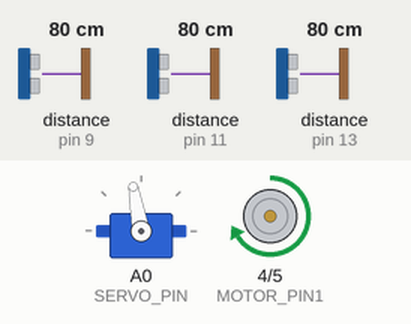
The sketch below on a simulated Arduino Uno, built with avr-gcc and run on an emulated ATmega328P. Shown: servo, motor-driver pin pairs drawn as motors (green arrow = first pin HIGH = forward, orange = second pin HIGH = backward, longer = more drive, scaled by the enable pin). Wiring (inferred from the names in the program): 3 × ultrasonic range finder: trigger pin 8, echo pin 9 / trigger pin 10, echo pin 11 / trigger pin 12, echo pin 13. Inputs (shaded band) come from the test bench; at power-on: distance to the obstacle (sensors on pin 9, pin 11, pin 13) 80 cm. The echo pulse lasts 58.3 µs per cm.

Above: at 1.2 s.
1.3 s: distance to the obstacle (sensor on pin 9) set to 66 cm
2.8 s: distance to the obstacle (sensor on pin 9) set to 58 cm
At 3.6 s:
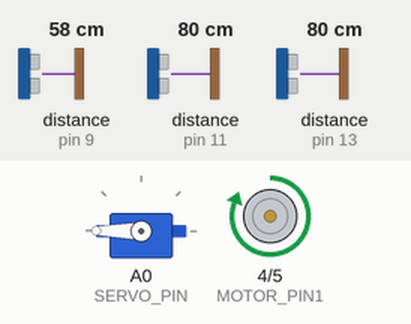
4.3 s: distance to the obstacle (sensor on pin 11) set to 75 cm
At 5.6 s:
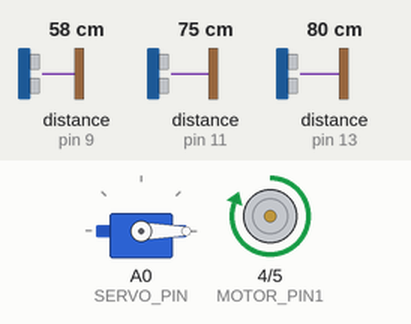
6.3 s: distance to the obstacle (sensor on pin 11) set to 120 cm
At 7.7 s:
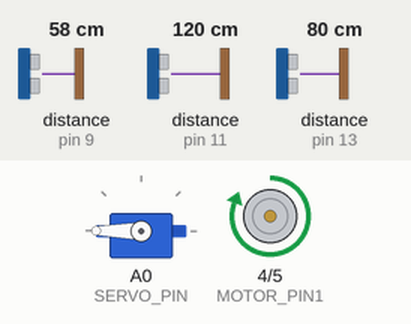
8.3 s: distance to the obstacle (sensor on pin 11) set to 2 cm
At 9.6 s:
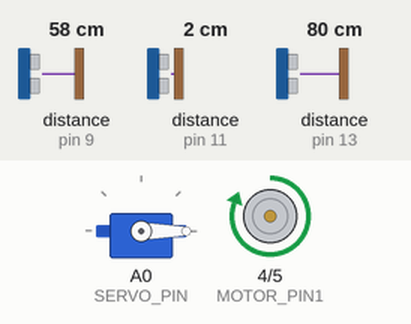
Timing chart, 0 to 11.3 s (numbered marks = the images above; inputs shaded):
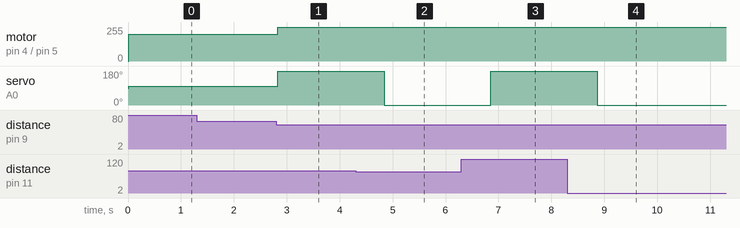

Measured:
- the behaviour switches between 62 and 61 cm on distance to the obstacle (sensor on pin 9) (found by bisection; images 0 and 1)
- the behaviour switches between 79 and 78 cm on distance to the obstacle (sensor on pin 11) (found by bisection; images 1 and 2)
- after the input at 1.3 s, every drawn part: stays the same
- after the input at 2.8 s, motor on pin 4 (MOTOR_PIN1) / pin 5 (MOTOR_PIN2): forward 200/255 → forward 255/255 at once; servo on A0 (SERVO_PIN): 100° → 180° at once
- after the input at 4.3 s, servo on A0 (SERVO_PIN): 180° → 0° after 0.54 s
- after the input at 6.3 s, servo on A0 (SERVO_PIN): 0° → 180° after 0.56 s
- after the input at 8.3 s, servo on A0 (SERVO_PIN): 180° → 0° after 0.57 s

The sketch:

yellowMotorEncoder_3sensors.ino
```cpp
#include <Servo.h>

const int TRIGGER_PIN_FRONT = 8;  // Front sonar sensor trigger pin
const int ECHO_PIN_FRONT = 9;     // Front sonar sensor echo pin

const int TRIGGER_PIN_LEFT = 10;  // Left sonar sensor trigger pin
const int ECHO_PIN_LEFT = 11;     // Left sonar sensor echo pin

const int TRIGGER_PIN_RIGHT = 12;  // Right sonar sensor trigger pin
const int ECHO_PIN_RIGHT = 13;     // Right sonar sensor echo pin

const int MAX_DISTANCE = 200; // Maximum distance to detect obstacles (in cm)

const int SERVO_PIN = A0;   // Servo motor control pin

const int MOTOR_PIN1 = 4; // Motor control pin 1
const int MOTOR_PIN2 = 5; // Motor control pin 2
const int enA = 6;

Servo steeringServo;

const int forwardSpeed = 200; // Adjust this value for the desired forward speed
const int turnSpeed = 255;     // Adjust this value for the desired turn speed

const unsigned long timeToStop = 300000; // 5 minutes in milliseconds

unsigned long startTime;

void setup() {
  Serial.begin(9600);
  steeringServo.attach(SERVO_PIN);
  // Motor
  pinMode(MOTOR_PIN1, OUTPUT);
  pinMode(MOTOR_PIN2, OUTPUT);
  pinMode(enA, OUTPUT);
  // Sonar Sensors
  pinMode(TRIGGER_PIN_FRONT, OUTPUT);
  pinMode(ECHO_PIN_FRONT, INPUT);
  pinMode(TRIGGER_PIN_LEFT, OUTPUT);
  pinMode(ECHO_PIN_LEFT, INPUT);
  pinMode(TRIGGER_PIN_RIGHT, OUTPUT);
  pinMode(ECHO_PIN_RIGHT, INPUT);

  // Record the start time
  startTime = millis();
}

int getDistance(int triggerPin, int echoPin) {
  digitalWrite(triggerPin, LOW);
  delayMicroseconds(1);
  digitalWrite(triggerPin, HIGH);
  delayMicroseconds(4);
  digitalWrite(triggerPin, LOW);

  unsigned long duration = pulseIn(echoPin, HIGH);
  int distance = duration * 0.0343 / 2;
  return distance;
}

void stopCar() {
  // Stop the car
  digitalWrite(MOTOR_PIN1, LOW);
  digitalWrite(MOTOR_PIN2, LOW);
  analogWrite(enA, 0);
  // Return the steering to the center position (assuming center position is 100)
  steeringServo.write(100);
}

void loop() {
  // Check if 5 minutes have passed since the start
  if (millis() - startTime >= timeToStop) {
    stopCar(); // Stop the car after 5 minutes
    // You can add any additional actions here if needed
  } else {
    // Continue with obstacle avoidance logic
    int distanceFront = getDistance(TRIGGER_PIN_FRONT, ECHO_PIN_FRONT);
    int distanceLeft = getDistance(TRIGGER_PIN_LEFT, ECHO_PIN_LEFT);
    int distanceRight = getDistance(TRIGGER_PIN_RIGHT, ECHO_PIN_RIGHT);

    if (distanceFront > 0 && distanceFront <= 60) {
      // Obstacle detected in front
      if (distanceLeft < distanceRight){
        // Obstacle detected on the left as well
        // Turn right
        steeringServo.write(0);
        digitalWrite(MOTOR_PIN1, HIGH);
        digitalWrite(MOTOR_PIN2, LOW);
        analogWrite(enA, turnSpeed);
        delay(2000);}
      else if (distanceRight < distanceLeft) {
        // Obstacle detected on the right as well
        // Turn left
        steeringServo.write(360);
        digitalWrite(MOTOR_PIN1, HIGH);
        digitalWrite(MOTOR_PIN2, LOW);
        analogWrite(enA, turnSpeed);
        delay(2000);
      }
    }
    else {
      // No obstacle in front, move forward and steer straight
      steeringServo.write(100);
      digitalWrite(MOTOR_PIN1, HIGH);
      digitalWrite(MOTOR_PIN2, LOW);
      analogWrite(enA, forwardSpeed);
    }
  }
}
```
